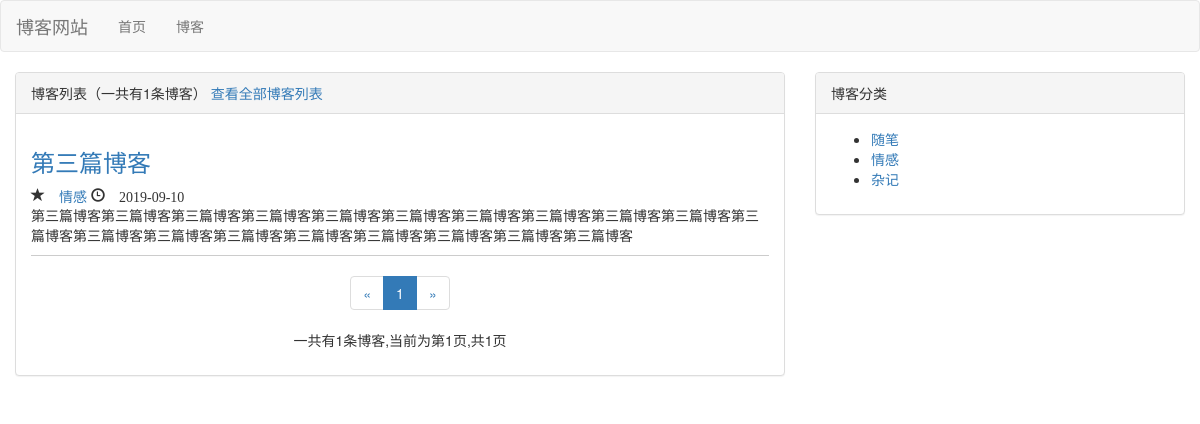
Page /blogs/type/2 on the earlier database version.
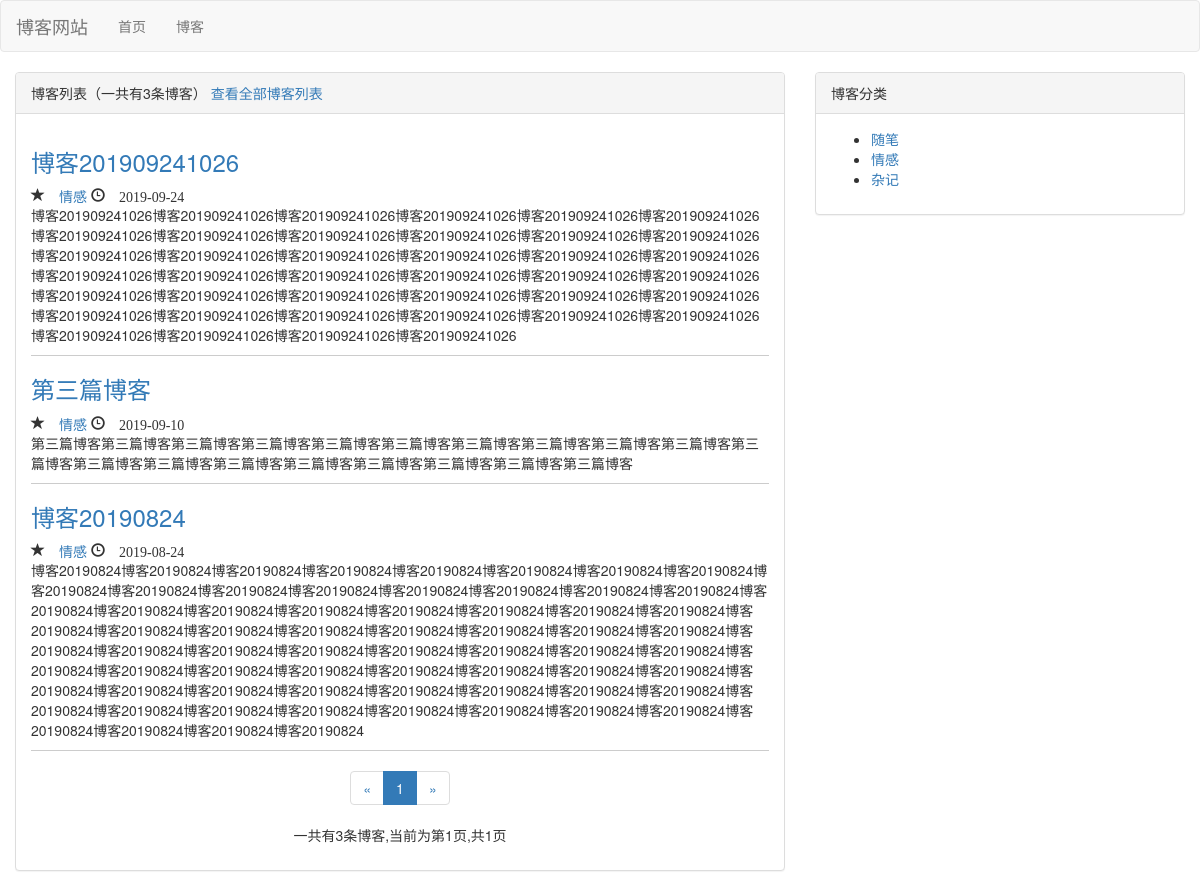
Same page on the later database version.
### blog/models.py (models this page shows, shortened)
class Blog(models.Model):
    title = models.CharField(max_length=50)
    content = models.TextField()
    author = models.ForeignKey(User, on_delete=models.DO_NOTHING)
    created_time = models.DateTimeField(time.localtime, auto_now=True)
    last_updated_time = models.DateTimeField(time.localtime, auto_now_add=True)
    blog_type = models.ForeignKey(BlogType, on_delete=models.DO_NOTHING)
    class Meta:
        ordering = ['-created_time']

class BlogType(models.Model):
    type_name = models.CharField(max_length=130)
    def __str__(self):
        return self.type_name

### blog/views.py (the view)
# urls.py: path('type/<int:blog_type>', blog_with_type, name='blog_type'),
def blog_with_type(request, blog_type):
    types = Blog.objects.filter(blog_type=blog_type)
    context = page_of_common(request, types)
    all_types = BlogType.objects.all()
    context['all_types'] = all_types
    return render_to_response('blog/blog_with_type.html', context)

### blog/views.py (called while the page is built)
def page_of_common(request, blogs):
    context = {}
    paginator = Paginator(blogs, settings.EACH_PAGE_BLOGS_NUM)
    page_num = request.GET.get('page')
    if page_num is None:
        page_num = 1
    blogs_of_page = paginator.get_page(page_num)
    page_range = list(range(max(1, int(page_num) - 2), int(page_num))) + \
                 list(range(int(page_num), min(int(page_num) + 2, paginator.num_pages) + 1))
    if page_range[0] - 1 >= 2:
        page_range.insert(0, '...')
    if paginator.num_pages - page_range[-1] >= 2:
        page_range.append('...')
    if 1 not in page_range:
        page_range.insert(0, 1)
    if paginator.num_pages not in page_range:
        page_range.append(paginator.num_pages)
    context['page_range'] = page_range
    context['blogs'] = blogs_of_page
    return context

### blog/templates/blog/blog_with_type.html (shortened to what this page needs)
{% extends 'base.html' %}
{% load staticfiles %}
{% block header_extends %}
    <link rel="stylesheet" href="/static/blog.css">
{% endblock %}
{% block content %}
    <div class="container-fluid">
        <div class="row">
            <div class="col-sm-8 col-md-8">
                <div class="panel panel-default">
                    <div class="panel-heading">
                          博客列表（一共有{{ blogs.paginator.count }}条博客）
                        <a href="{% url 'blogs' %}">查看全部博客列表</a>
                    </div>
                    <div class="panel-body">
                        {% for type in blogs %}
                            <div class="type-content">
                                <div>
                                    <h3>
                                        <a href="{% url 'blog' type.pk %}">
                                            {{ type.title }}
                                        </a>
                                    </h3>
                                </div>
                                <span class="glyphicon glyphicon-star" aria-hidden="true">
                                    <a href="{% url 'blog_type' type.blog_type.pk %}">
                                        {{ type.blog_type }}
                                    </a>
                                </span>
                                <span class="glyphicon glyphicon-time" aria-hidden="true">
                                    {{ type.created_time|date:"Y-m-d" }}
                                </span>
                                <div>{{ type.content }}</div>
                            </div>
                        {% empty %}
                            <p>
                                暂未此分类博客
                            </p>
                        {%endfor%}
                        <div class="page-index">
                            <div aria-label="Page navigation">
                                <ul class="pagination">
                                    <li>
                                        {% if blogs.has_previous %}
                                            <a href="?page={{ blogs.previous_page_number }}" aria-label="Previous">
                                                <span aria-hidden="true">&laquo;</span>
                                            </a>
                                        {% else %}
                                            <span aria-hidden="true">&laquo;</span>
                                        {% endif %}
                                    </li>
                                    {% for page in page_range %}
                                        {% if page == "..." %}:
                                            <li><span>{{ page }}</span></li>
                                        {% else %}
                                            {% if page == blogs.number %}
                                                <li class="active"><span>{{ page }}</span></li>
                                            {%else%}
                                                <li><a href="?page={{ page }}">{{ page }}</a></li>
                                            {%endif%}
                                        {% endif %}
                                    {% endfor %}
                                    <li>
                                        {% if blogs.has_next %}
                                            <a href="?page={{ blogs.next_page_number }}" aria-label="Next">
                                                <span aria-hidden="false">&raquo;</span>
                                            </a>
                                        {% else %}
                                            <span aria-hidden="true">&raquo;</span>
                                        {% endif %}
                                    </li>
                                </ul>
                            </div>
                            <p>一共有{{ blogs.paginator.count}}条博客,当前为第{{blogs.number}}页,共{{blogs.paginator.num_pages}}页</p>
                        </div>
                    </div>
                </div>
            </div>
            <div class="col-sm-8 col-md-4">
                <div class="panel panel-default">
                    <div class="panel-heading">博客分类</div>
                    <div class="panel-body">
                        <ul>
                            {% for blog_type in all_types %}
                                <li>
                                    <a href="{% url 'blog_type' blog_type.pk %}">
                                        {{ blog_type.type_name }}
                                    </a>
                                </li>
                                {% empty %}
                                    <li>-- 暂无博客类型 --</li>
                            {% endfor %}
                        </ul>
                    </div>
                </div>
            </div>
        </div>
    </div>
{% endblock %}

### templates/base.html (shortened to what this page needs)
{% load staticfiles %}
<html lang="en">
    <head>
        <link rel="stylesheet" href="{% static '/css/bootstrap.min.css' %}">
        {% block header_extends %}{% endblock %}
    </head>
    <body>
        <nav class="navbar navbar-default">
            <div class="container-fluid">
                <div class="navbar-header">
                  <a class="navbar-brand" href="{% url 'home' %}">博客网站</a>
                </div>
                <div class="collapse navbar-collapse" id="bs-example-navbar-collapse-1">
                  <ul class="nav navbar-nav">
                    <li><a href="{% url 'home' %}">首页 <span class="sr-only">(current)</span></a></li>
                    <li><a href="{% url 'blogs' %}">博客</a></li>
                  </ul>
                </div>
            </div>
        </nav>
        {% block content %}{% endblock %}
    </body>
</html>

### static/blog.css (style rules this page uses)
.type-content { border-bottom: solid 1px #cccccc; padding-bottom: 10px; }
.page-index { text-align: center; }

Differences in the rows shown:
added Blog: title "博客201909241026", blog_type "情感", created_time "2019-09-24", content "博客201909241026博客201909241026博客201909241026博客201909241026博客201909241026博客201909241026博客201909241026博客201909241026博客201909241026博客201909241026博客201909241026博客201909241026博客201909241026博客201909241026博客201909241026博客201909241026博客201909241026博客201909241026博客201909241026博客201909241026博客201909241026博客201909241026博客201909241026博客201909241026博客201909241026博客201909241026博客201909241026博客201909241026博客201909241026博客201909241026博客201909241026博客201909241026博客201909241026博客201909241026博客201909241026博客201909241026博客201909241026博客201909241026博客201909241026博客201909241026"
added Blog: title "博客20190824", blog_type "情感", created_time "2019-08-24", content "博客20190824博客20190824博客20190824博客20190824博客20190824博客20190824博客20190824博客20190824博客20190824博客20190824博客20190824博客20190824博客20190824博客20190824博客20190824博客20190824博客20190824博客20190824博客20190824博客20190824博客20190824博客20190824博客20190824博客20190824博客20190824博客20190824博客20190824博客20190824博客20190824博客20190824博客20190824博客20190824博客20190824博客20190824博客20190824博客20190824博客20190824博客20190824博客20190824博客20190824博客20190824博客20190824博客20190824博客20190824博客20190824博客20190824博客20190824博客20190824博客20190824博客20190824博客20190824博客20190824博客20190824博客20190824博客20190824博客20190824博客20190824博客20190824博客20190824博客20190824博客20190824博客20190824博客20190824博客20190824博客20190824博客20190824博客20190824博客20190824"
Other differences:
{{ blogs.paginator.count }}: "1" → "3"
